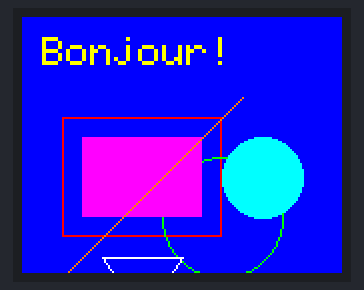
Simulated run of this sketch. Board: Arduino Mega 2560, built with avr-gcc and run on an emulated ATmega2560. On the bench: 160×128 colour display.

Above: at 0.2 s.
At 30.29 s:
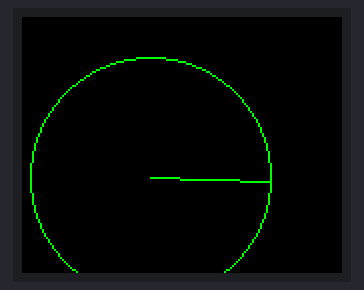
At 41.1 s:
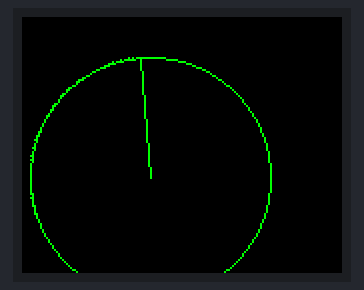
At 51.91 s:
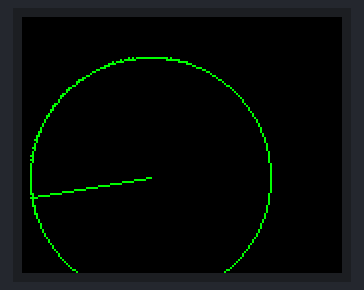
At 77.7 s:
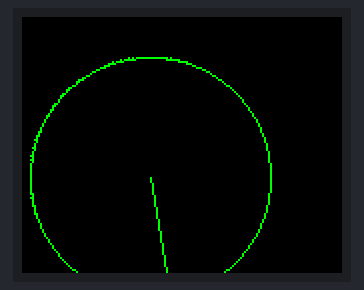
At 103.7 s:
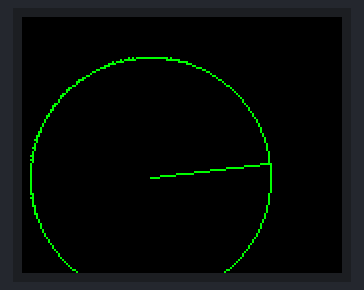

The sketch:

tft_example.ino
```cpp
#include <Adafruit_GFX.h>
#include <Adafruit_ST7735.h>

// Définir les broches
#define TFT_CS     5
#define TFT_RST    4
#define TFT_DC     2
#define TFT_SCLK   18
#define TFT_MOSI   23

// Initialiser l'écran
Adafruit_ST7735 tft = Adafruit_ST7735(TFT_CS, TFT_DC, TFT_MOSI, TFT_SCLK, TFT_RST);

unsigned long startTime;
bool radarActive = false;
int radarAngle = 0;

void setup() {
  // Initialiser l'écran
  tft.initR(INITR_BLACKTAB);
  tft.setRotation(1);

  // Enregistrer le temps de démarrage
  startTime = millis();

  // Afficher l'écran initial
  showInitialScreen();
}

void loop() {
  // Vérifier si 30 secondes se sont écoulées
  if (!radarActive && millis() - startTime > 30000) {
    tft.fillScreen(ST7735_BLACK);
    radarActive = true;
  }

  // Si le radar est actif, afficher l'animation
  if (radarActive) {
    drawRadar();
    delay(50);
  }
}

void showInitialScreen() {
  tft.fillScreen(ST7735_BLUE);
  tft.setTextColor(ST7735_YELLOW);
  tft.setTextSize(2);
  tft.setCursor(10, 10);
  tft.println("Bonjour!");

  tft.drawRect(20, 50, 80, 60, ST7735_RED);
  tft.drawCircle(100, 100, 30, ST7735_GREEN);
  tft.drawTriangle(40, 120, 80, 120, 60, 150, ST7735_WHITE);
  tft.fillRect(30, 60, 60, 40, ST7735_MAGENTA);
  tft.fillCircle(120, 80, 20, ST7735_CYAN);
  tft.drawLine(10, 140, 110, 40, ST7735_ORANGE);
}

void drawRadar() {
  // Effacer l'ancienne ligne
  tft.fillCircle(64, 80, 60, ST7735_BLACK);

  // Dessiner le cercle du radar
  tft.drawCircle(64, 80, 60, ST7735_GREEN);

  // Calculer les coordonnées de la ligne
  int x2 = 64 + 60 * cos(radarAngle * PI / 180);
  int y2 = 80 + 60 * sin(radarAngle * PI / 180);

  // Dessiner la ligne du radar
  tft.drawLine(64, 80, x2, y2, ST7735_GREEN);

  // Mettre à jour l'angle
  radarAngle = (radarAngle + 2) % 360;
}
```
